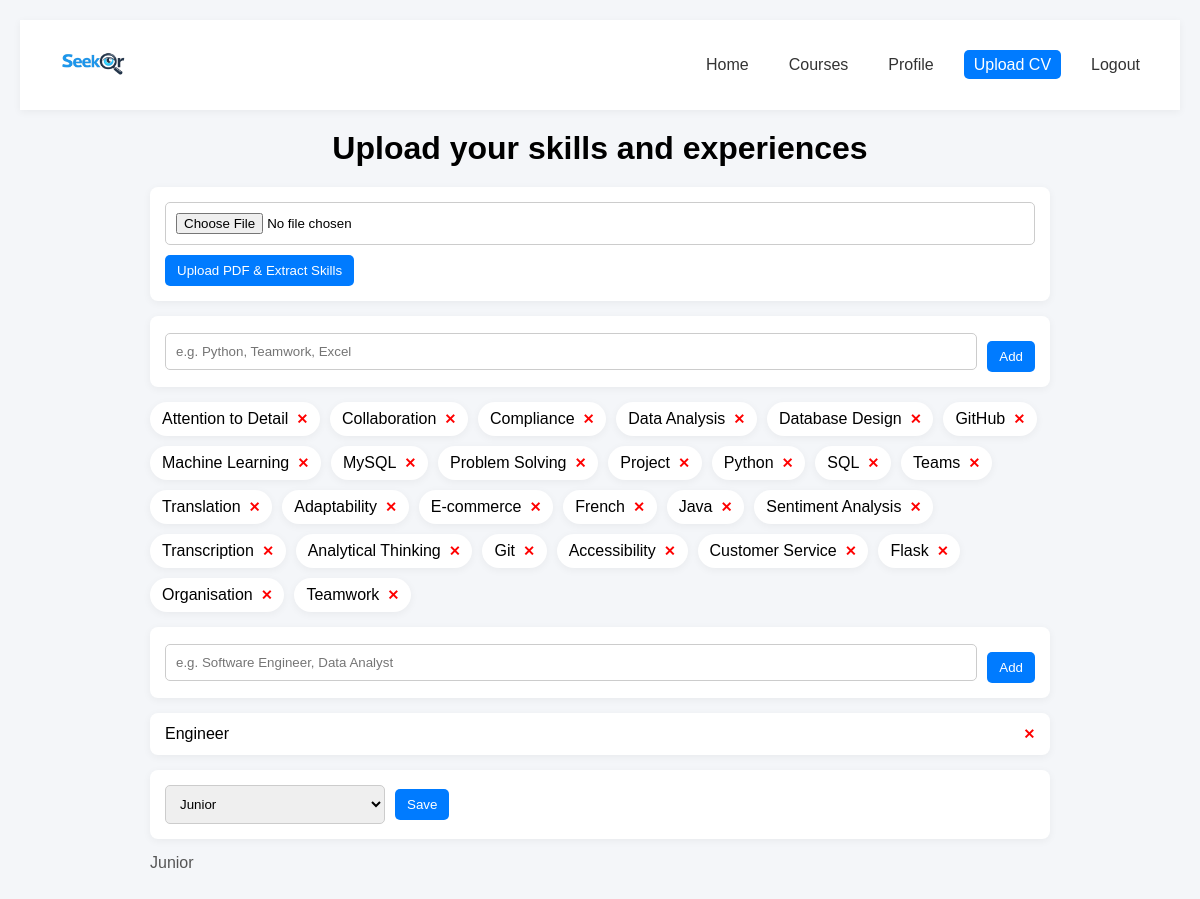
Before: /upload_cv (signed in) with the older database file.
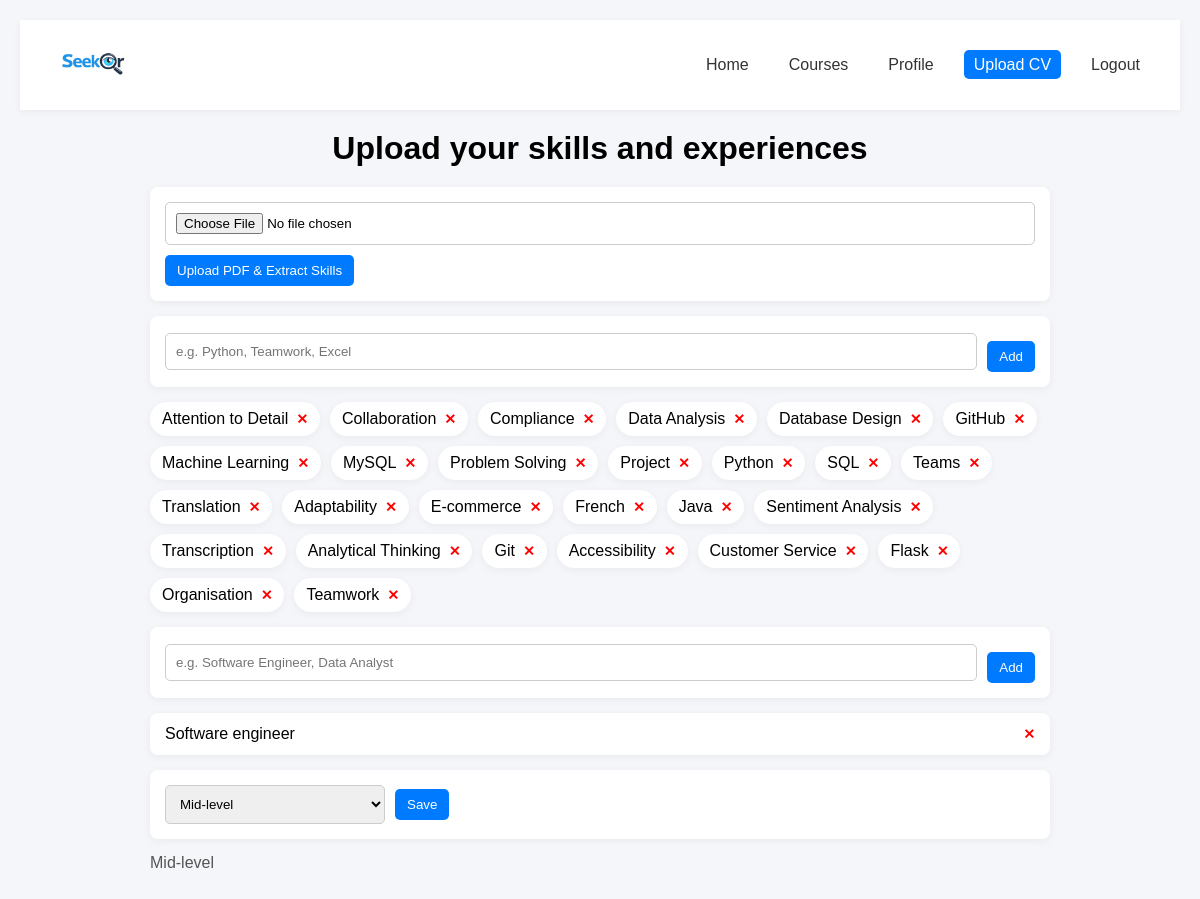
After: the same page with the newer database file.
### app.py (models this page shows)
class User(db.Model):
    __tablename__="user"
    id = db.Column(db.Integer, primary_key=True)
    email = db.Column(db.String(120), unique=True, nullable=False)
    password = db.Column(db.String(200), nullable=False)
    name = db.Column(db.String(100))
    experience_level=db.Column(db.String(100))
    carrer_goal= db.Column(db.String(100))
    skills = db.relationship("UserSkill",back_populates="user",cascade="all, delete-orphan")

### app.py (the view, shortened to what this page needs)
@app.route('/upload_cv', methods=["GET", "POST"])
def upload_cv():
    if 'user' not in session:
        flash('Login first', 'error')
        return redirect(url_for('login_page'))
    user = User.query.filter_by(email=session['user']).first()
    if not user:
        flash('User not found', 'error')
        return redirect(url_for('login_page'))
    return render_template("upload_cv.html", user=user)

### templates/upload_cv.html (shortened to what this page needs)
<!DOCTYPE html>
<html lang="en">
<head>
  <link rel="stylesheet" href="{{ url_for('static', filename='upload_cv.css') }}">
</head>
<body>
  {% include 'navbar.html' %}
<h1> Upload your skills and experiences</h1>
<form method="POST" action="{{ url_for('extract_skills_from_cv') }}" enctype="multipart/form-data">
  <input type="file" name="cv" accept="application/pdf" class="entrybox" required>
  <button type="submit" class="loged">Upload PDF & Extract Skills</button>
</form>
<form method="POST" action="{{ url_for('upload_cv') }}">
    <div class="skill-input">
      <input type="text" name="skills" class="entrybox"
             placeholder="e.g. Python, Teamwork, Excel" required>
      <button type="submit" class="loged">Add</button>
    </div>
  </form>
  <ul class="skill-list">
    {% for us in user.skills %}
      <li class="skill-item">
        {{ us.skill.name }}
        <form method="POST" action="{{ url_for('upload_cv') }}" class="delete-form">
          <button type="submit" class="delete-btn">✕</button>
        </form>
      </li>
    {% endfor %}
  </ul>
  <form method="POST" action="{{ url_for('upload_cv') }}">
    <div class="goals-input">
        <input type="text" name="goals" class="entrybox"
               placeholder="e.g. Software Engineer, Data Analyst" required>
        <button type="submit" class="loged">Add</button>
      </div>
    </form>
    {% if user.carrer_goal %}
    <div class="goal-item">
      {{ user.carrer_goal }}
      <form method="POST" action="{{ url_for('upload_cv') }}" class="delete-form">
        <button type="submit" class="delete-btn">✕</button>
      </form>
    </div>
  {% else %}
    <p>No career goal added yet</p>
  {% endif %}
  <form method="POST" action="{{ url_for('upload_cv') }}">
    <div class="form-group">
      <select id="experience" name="experience" class="dropdown">
        <option value="Junior" {% if user.experience_level == "Junior" %}selected{% endif %}>Junior</option>
        <option value="Mid-level" {% if user.experience_level == "Mid-level" %}selected{% endif %}>Mid-level</option>
      </select>
      <button type="submit" class="save-btn">Save</button>
    </div>
  </form>
  <p>{{user.experience_level}}</p>
</body>
</html>

Changed rows visible on the page:
changed User: carrer_goal "Engineer" → "Software engineer"; experience "Junior" → "Mid-level"; experience_level "Junior" → "Mid-level"
